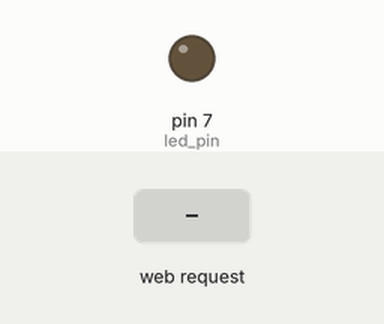
Recording of a program running on a simulated Raspberry Pi (header pin numbers). On the bench: output pins drawn as LEDs (lit = HIGH). Dashed ring = blinking. The inputs (shaded band) are chosen by the test bench. The clock reads 2024-03-15 10:24:30 at power-on unless the program sets it; what the program prints to the terminal is not drawn.

Above: at 1.2 s.
1.3 s: HTTP request for / received
At 1.6 s:
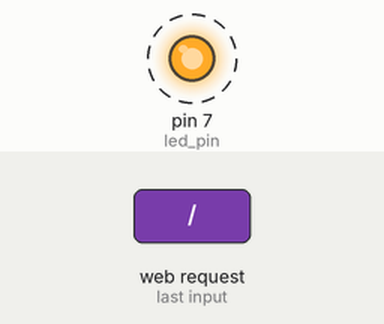
Timing chart, 0 to 7.8 s (numbered marks = the images above; inputs shaded):
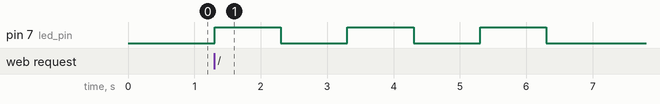

Measured:
- after the input at 1.3 s, pin 7 (led_pin): alternates HIGH for 1.0 s and LOW for 1.0 s, 6 changes in all, then stays LOW, starting at once

The program:

application.py
```python
"""
  09/01/2015
  Author: Makerbro
  Platforms: Raspberry Pi (Raspbian)
  Language: Python
  File: application.py
  ------------------------------------------------------------------------
  Description:
  ------------------------------------------------------------------------
  Please consider buying products from ACROBOTIC to help fund future
  Open-Source projects like this! We'll always put our best effort in every
  project, and release all our design files and code for you to use.
  https://acrobotic.com/
  ------------------------------------------------------------------------
  License:
  Beerware License; if you find the code useful, and we happen to cross
  paths, you're encouraged to buy us a beer. The code is distributed hoping
  that you in fact find it useful, but  without warranty of any kind.
"""
from flask import Flask             # Import the Flask class from the flask module
import RPi.GPIO as GPIO             # Import GPIO library
import time                         # Import time library for sleep delay

led_pin = 7                         # Pin number for LED

def blink_led(num):
    GPIO.setmode(GPIO.BOARD)            # Use board pin numbering
    GPIO.setup(led_pin, GPIO.OUT)       # Setup GPIO Pin 7 to OUT
    try:
        for i in range(num):
            GPIO.output(led_pin,True)   # Turn on GPIO pin 7
            time.sleep(1)               # Hold the LED ON for 1 second
            GPIO.output(led_pin,False)  # Turn on GPIO pin 7
            time.sleep(1)               # Hold the LED ON for 1 second
    except KeyboardInterrupt:
        # here you put any code you want to run before the program
        # exits when you press CTRL+C
        print "Quiting..."
    finally:
        GPIO.cleanup() # this ensures a clean exit

app = Flask(__name__)               # Instantiate a Flask object

# Use the route() decorator to tell Flask what URL should trigger our function
@app.route('/')
# The function is given a name which is also used to generate URLs
def hello_world():
    blink_led(3)
    return 'Hello World!'
# use the run() function to run the local server with our application
if __name__ == '__main__':
#    app.run()                  # Only accessible from this machine
    app.run(host='0.0.0.0')     # Accessible from the outside world
```
